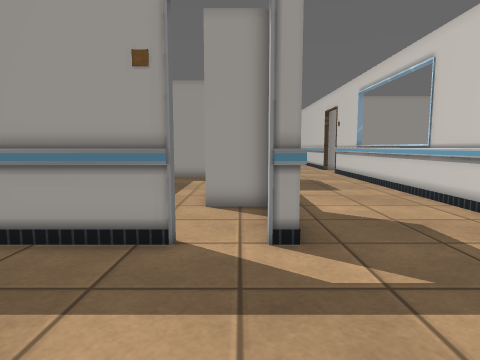
[1] (above)

24 first-person views from a walk through a robot-simulator world made for Gazebo. The camera is 0.94 m above the floor, tilts 6° down and sees 75° across. The floor is counted in squares, 0.5 m on a side. Each view is taken from the middle of a square. On the plan, view 1 faces up. The plan holds only what a view shows up to about 17 squares ahead; the rest is blank. The place goes on beyond the plan. Some surface patterns are stand-ins.

[2]
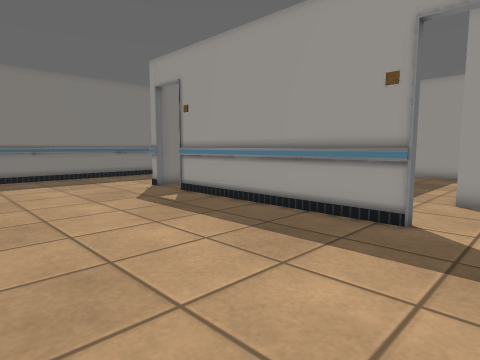

[3]
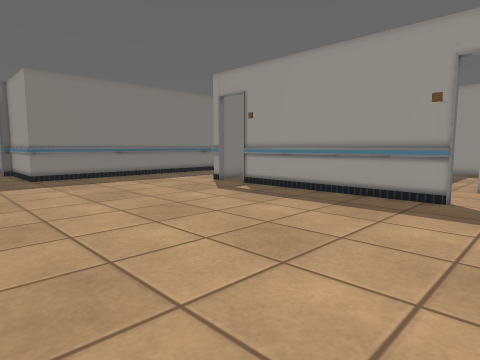

[4]
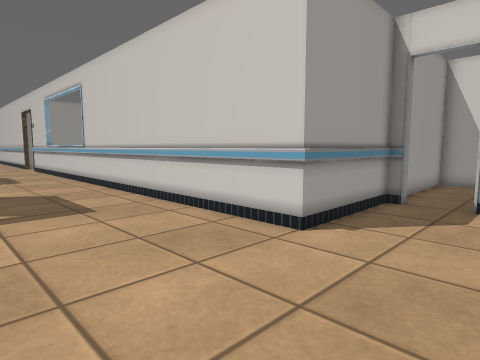

[5]
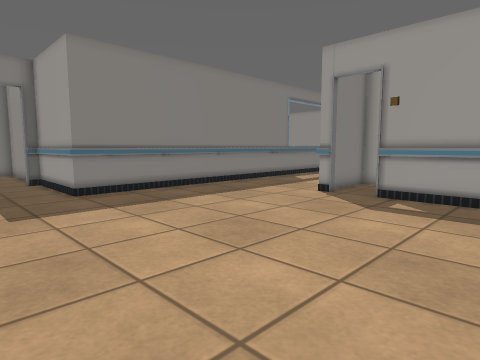

[6]
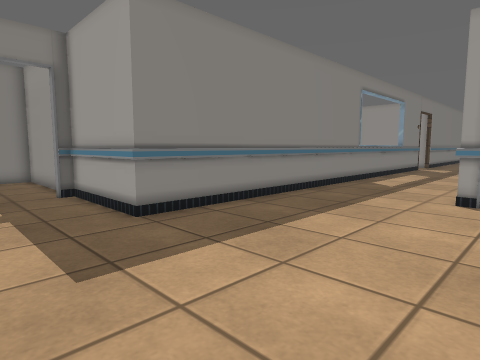

[7]
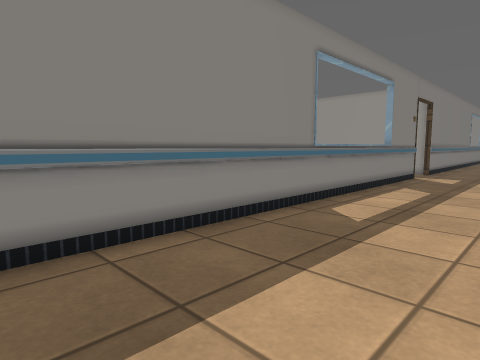

[8]
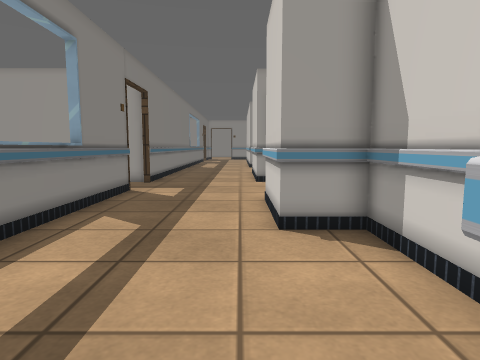

[9]
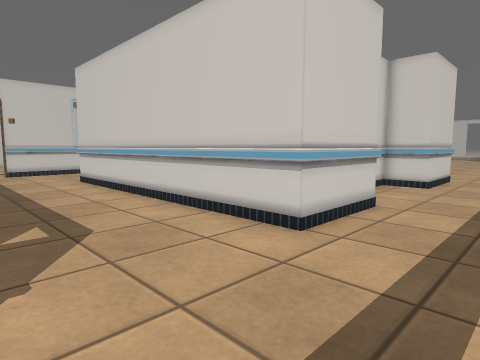

[10]
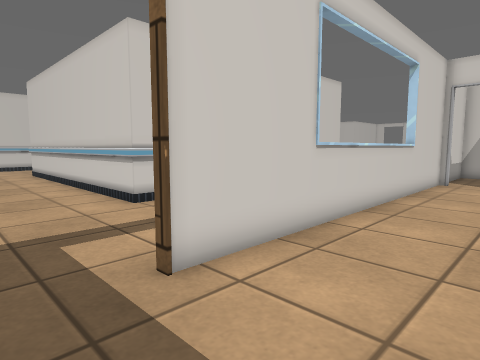

[11]
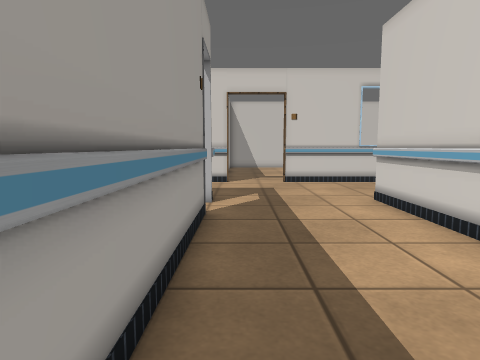

[12]
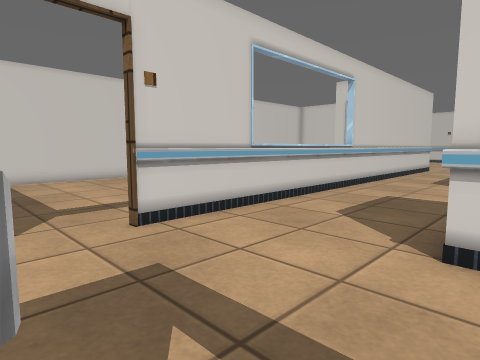

[13]
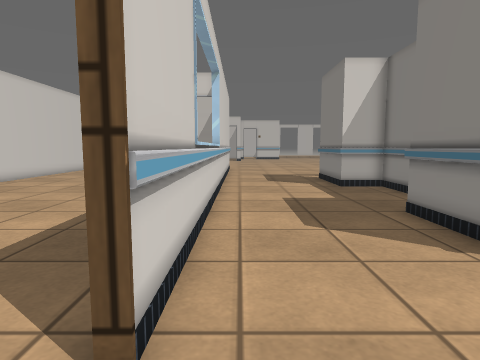

[14]
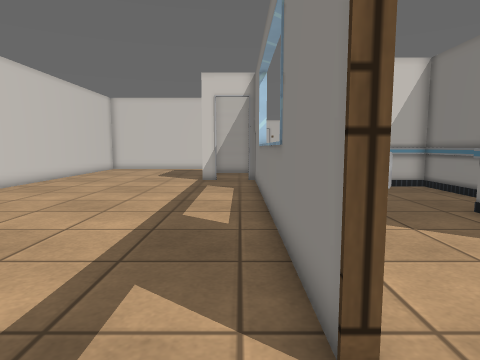

[15]
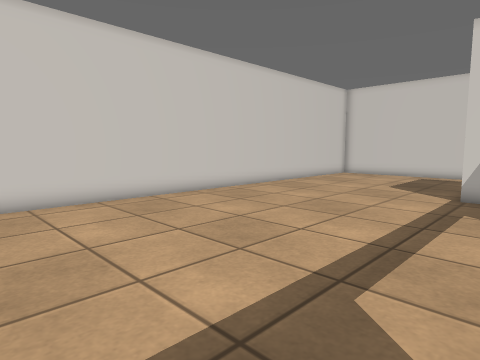

[16]
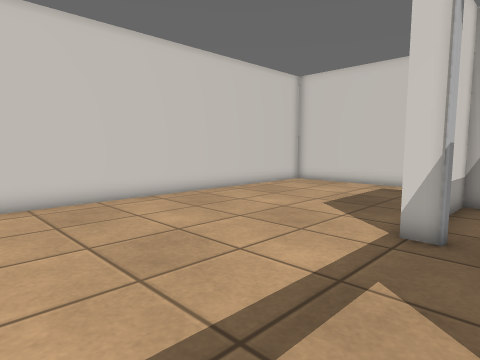

[17]
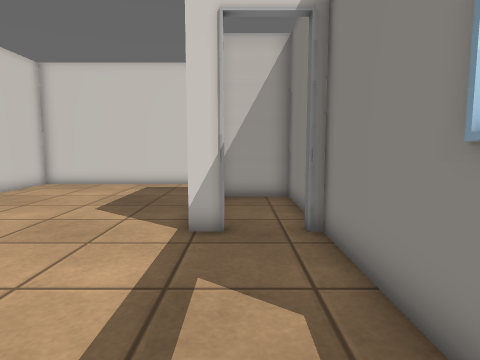

[18]
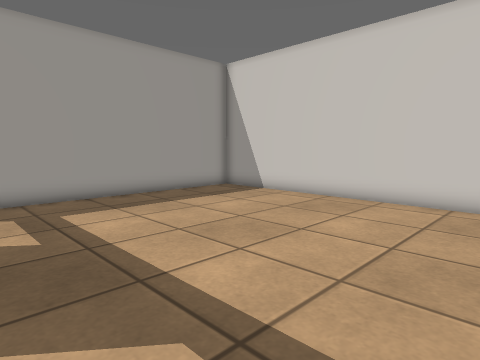

[19]
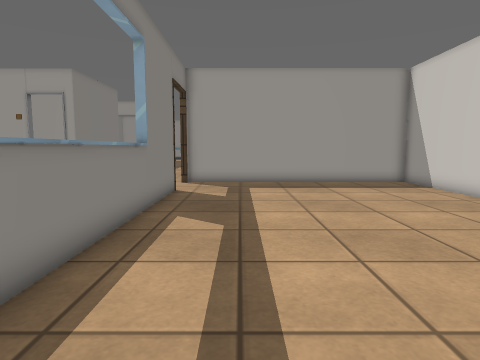

[20]
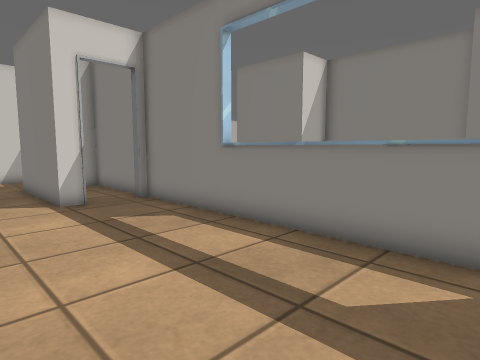

[21]
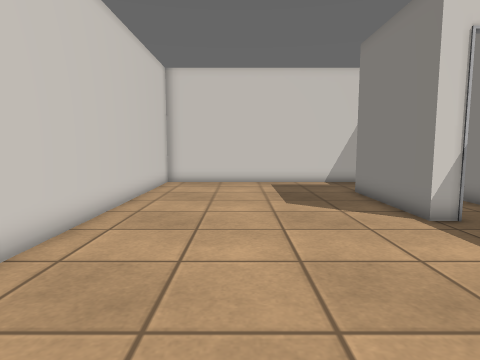

[22]
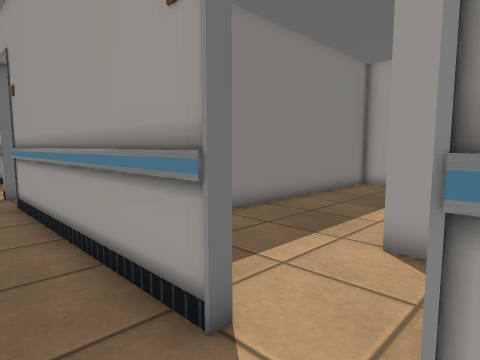

[23]
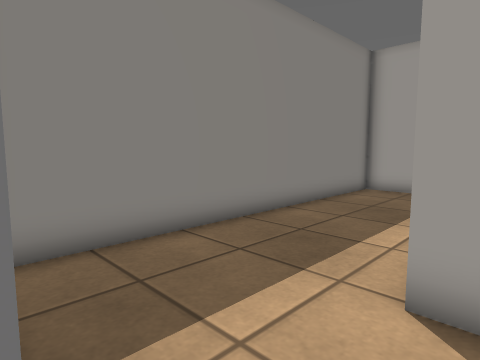

[24]
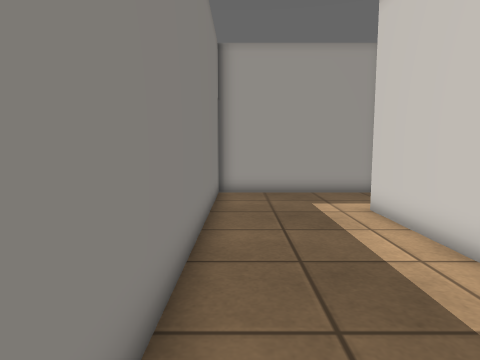

### Floor plan
Ten units are one square. View 1 is at (0, 0); x grows to the right and y downward. Boxes are objects, and circles mark ways between rooms. Rooms are numbered by the first view taken in them; rooms with no view inside come last. Other rooms are left out.
<svg viewBox="-250 -270 444 311">
<path fill="none" stroke="#000" d="M-13 -62 -13 -59 -107 -59M-125 -62 -125 -59 -131 -59 -131 -100 -111 -100 -111 -110M-111 -125 -111 -160 -131 -160 -131 -201 12 -201M-9 -158 -9 -100 11 -100 11 -59 6 -59 6 -62M11 -189 11 -159M119 21 69 21 69 -226 71 -226M122 26 119 26M-12 -260 -89 -260M12 -260 5 -260M-125 -260 -132 -260M-191 -226 -188 -226 -188 21 -238 22 -238 27M72 -256 69 -256 69 -265M-188 -263 -188 -256M189 36 189 21 140 21M-191 -72 -191 -226M-195 -68 -195 -72M-191 -45 -191 -51M-230 -260 -245 -260M-191 -260 -200 -260M94 -68 94 -72 101 -72 101 -19M75 -72 75 -68M71 -63 71 -21 99 -22 99 -40M71 -226 71 -71M86 18 189 18 189 -260 71 -260M-11 -119 -11 -164M10 -98 -11 -98M5 -199 -59 -199 -59 -67"/>
<circle cx="-190" cy="-240" r="3" fill="#2a7"/>
<circle cx="70" cy="-240" r="3" fill="#2a7"/>
<circle cx="-5" cy="-60" r="3" fill="#2a7"/>
<text x="-50" y="-50">1</text>
<text x="-220" y="-130">2</text>
<text x="130" y="-120">3</text>
<text x="-30" y="-130">4</text>
</svg>
Room 1 opens to room 2. Room 1 opens to room 3. Room 1 opens to room 4.

Where each view was taken, in squares from view 1:
view 1: 0 up, 0 right, facing up
view 2: 2 down, 1 right, facing up-left
view 3: 6 down, 1 right, facing up-left
view 4: 6 down, 1 right, facing up-right
view 5: 6 down, 6 left, facing up-left
view 6: 6 down, 11 left, facing up-left
view 7: 2 up, 13 left, facing up-left
view 8: 9 up, 14 left, facing up
view 9: 26 up, 17 left, facing down-right
view 10: 25 up, 23 left, facing down-right
view 11: 25 up, 10 left, facing right
view 12: 26 up, 0 right, facing down-right
view 13: 25 up, 6 right, facing down
view 14: 25 up, 8 right, facing down
view 15: 20 up, 8 right, facing down-right
view 16: 14 up, 8 right, facing down-right
view 17: 14 up, 9 right, facing down
view 18: 14 up, 8 right, facing up-right
view 19: 9 up, 10 right, facing up
view 20: 18 up, 13 right, facing down-left
view 21: 15 up, 15 right, facing down
view 22: 4 up, 1 right, facing up-left
view 23: 6 up, 0 right, facing up-left
view 24: 7 up, 5 left, facing up
